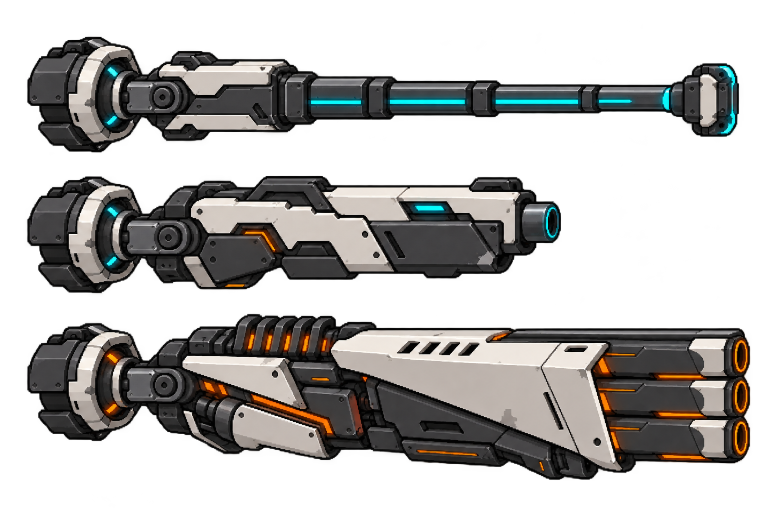
#> input picture art_sources/ai_drafts/weapons/weapon_base_unpainted_v1.png, 1536 x 1024 px (shown at 1/2 size)
$ python process_weapon_base.py
#> lines starting #> are read from the running program, lines starting #| are printed output that depends on the picture; after the words box and inside, x2 and y2 are one past the last pixel; in counts of white or black regions, pixels touching at a corner belong together
from __future__ import annotations

import hashlib
import json
from pathlib import Path

from PIL import Image, ImageDraw, ImageEnhance


ROOT = Path(__file__).resolve().parent
SOURCE = ROOT / "weapon_base_unpainted_v1.png"
OUTPUT = ROOT / "weapon_base_unpainted_v3"

# The generated source is a free-layout concept sheet, not a declared grid.
# Bounds were established by visual inspection and deliberately stop in the
# transparent gaps between weapons.
WEAPONS = (
    ("arm_lock_baton", (0, 0, 1536, 332), (48, 16), 1.55),
    ("service_pistol", (0, 332, 1536, 621), (40, 16), 1.0),
    ("scattergun", (0, 621, 1536, 1024), (48, 20), 1.0),
)


def alpha_bbox(image: Image.Image, threshold: int = 32) -> tuple[int, int, int, int]:
    alpha = image.getchannel("A").point(lambda value: 255 if value >= threshold else 0)
    bbox = alpha.getbbox()
    if bbox is None:
        raise RuntimeError("weapon row is empty")
    return bbox


def crop_subject(image: Image.Image, row: tuple[int, int, int, int]) -> tuple[Image.Image, tuple[int, int, int, int]]:
    strip = image.crop(row)
    local_bbox = alpha_bbox(strip)
    subject = strip.crop(local_bbox)
    source_bbox = (
        row[0] + local_bbox[0],
        row[1] + local_bbox[1],
        row[0] + local_bbox[2],
        row[1] + local_bbox[3],
    )
    return subject, source_bbox


def fit_pixel_sprite(
    subject: Image.Image, canvas_size: tuple[int, int], vertical_scale: float = 1.0
) -> Image.Image:
    canvas_width, canvas_height = canvas_size
    usable_width = canvas_width - 2
    usable_height = canvas_height - 2
    scale = min(usable_width / subject.width, usable_height / subject.height)
    target_size = (
        max(1, round(subject.width * scale)),
        max(1, round(subject.height * scale)),
    )
    # BOX preserves the dominant high-resolution color masses when reducing;
    # the result is then quantized and given a binary pixel-art alpha edge.
    reduced = subject.resize(target_size, Image.Resampling.BOX)
    if vertical_scale != 1.0:
        target_size = (
            target_size[0],
            min(usable_height, max(1, round(target_size[1] * vertical_scale))),
        )
        reduced = reduced.resize(target_size, Image.Resampling.NEAREST)
    reduced = ImageEnhance.Contrast(reduced).enhance(1.22)
    alpha = reduced.getchannel("A").point(lambda value: 255 if value >= 96 else 0)
    palette = reduced.convert("RGB").quantize(
        colors=16,
        method=Image.Quantize.MEDIANCUT,
        dither=Image.Dither.NONE,
    ).convert("RGBA")
    palette.putalpha(alpha)
    palette = add_dark_outline(palette)
    result = Image.new("RGBA", canvas_size, (0, 0, 0, 0))
    position = (
        (canvas_width - target_size[0]) // 2,
        (canvas_height - target_size[1]) // 2,
    )
    result.alpha_composite(palette, position)
    return result


def add_dark_outline(image: Image.Image) -> Image.Image:
    result = image.copy()
    source = image.load()
    target = result.load()
    width, height = image.size
    outline = (18, 21, 25, 255)
    for y in range(height):
        for x in range(width):
            if source[x, y][3] == 0:
                continue
            neighbors = ((x - 1, y), (x + 1, y), (x, y - 1), (x, y + 1))
            if any(
                nx < 0 or ny < 0 or nx >= width or ny >= height or source[nx, ny][3] == 0
                for nx, ny in neighbors
            ):
                target[x, y] = outline
    return result


def visible_colors(image: Image.Image) -> int:
    pixels = image.get_flattened_data() if hasattr(image, "get_flattened_data") else image.getdata()
    return len({pixel[:3] for pixel in pixels if pixel[3]})


def make_preview(sprites: list[tuple[str, Image.Image]]) -> Image.Image:
    scale = 8
    cell_width = 360
    cell_height = 152
    preview = Image.new("RGB", (cell_width, cell_height * len(sprites)), "#111820")
    draw = ImageDraw.Draw(preview)
    for index, (name, sprite) in enumerate(sprites):
        top = index * cell_height
        tile = 16
        for y in range(top, top + cell_height, tile):
            for x in range(0, cell_width, tile):
                fill = "#26333d" if ((x // tile) + ((y - top) // tile)) % 2 == 0 else "#1b252e"
                draw.rectangle((x, y, x + tile - 1, y + tile - 1), fill=fill)
        enlarged = sprite.resize((sprite.width * scale, sprite.height * scale), Image.Resampling.NEAREST)
        x = (cell_width - enlarged.width) // 2
        y = top + 10
        preview.paste(enlarged, (x, y), enlarged)
        draw.rectangle((x - 1, y - 1, x + enlarged.width, y + enlarged.height), outline="#536875")
        draw.text(
            (12, top + cell_height - 18),
            f"{name}  {sprite.width}x{sprite.height}  {visible_colors(sprite)} colors",
            fill="#d7e0e5",
        )
    return preview


def main() -> None:
    if OUTPUT.exists():
        raise FileExistsError(f"refusing to overwrite {OUTPUT}")
    OUTPUT.mkdir(parents=True)
    raw_dir = OUTPUT / "raw_crops"
    sprite_dir = OUTPUT / "sprites"
    raw_dir.mkdir()
    sprite_dir.mkdir()

    source = Image.open(SOURCE).convert("RGBA")
#> source is the input picture: PIL image 1536x1024 RGBA; mean R, G, B, A 60.2, 59.6, 57.2, 113.7
    sprites: list[tuple[str, Image.Image]] = []
    records = []
    for name, row, canvas_size, vertical_scale in WEAPONS:
        subject, source_bbox = crop_subject(source, row)
        subject.save(raw_dir / f"{name}.png")
        sprite = fit_pixel_sprite(subject, canvas_size, vertical_scale)
        sprite.save(sprite_dir / f"{name}.png", optimize=True)
        sprites.append((name, sprite))
        records.append(
            {
                "id": name,
                "source_bbox": source_bbox,
                "raw_size": list(subject.size),
                "canvas": list(canvas_size),
                "vertical_readability_scale": vertical_scale,
                "visible_bbox": list(alpha_bbox(sprite, 1)),
                "visible_colors": visible_colors(sprite),
                "transparent": sprite.getchannel("A").getextrema()[0] == 0,
            }
        )
#> this loop made 3 passes
#> (local_bbox in crop_subject, source_bbox) on passes 2 to 3: ((54, 19, 1122, 255), (54, 351, 1122, 587)), ((54, 6, 1501, 339), (54, 627, 1501, 960))
#> source_bbox on pass 1: (54, 73, 1478, 305)
#> pass 1, in alpha_bbox, `alpha = image.getchannel("A").point(lambda value: 255 if value >= thre..`:
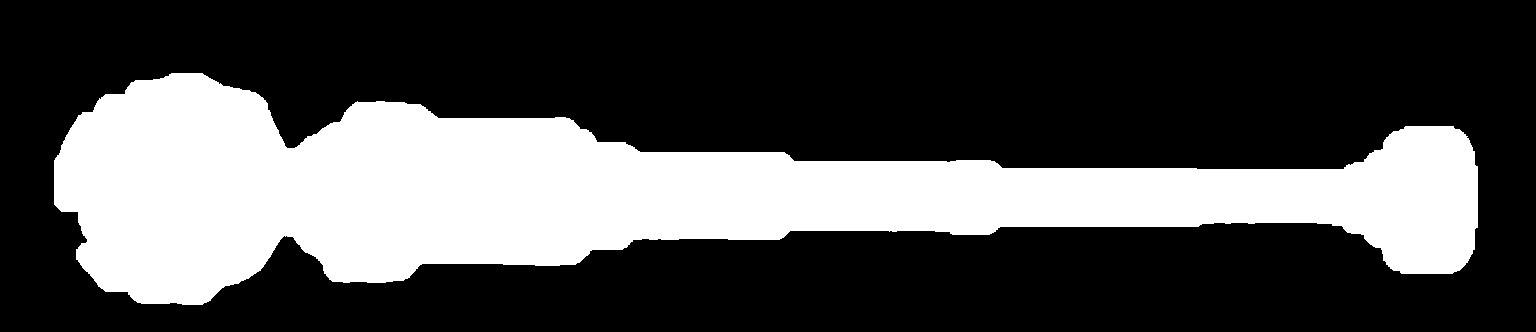
#> alpha: PIL image 1536x332 L; 30.9% white; 1 white region, box (x1, y1, x2, y2) and area: (54, 73, 1478, 305) 157664
#> pass 1, in crop_subject, `subject = strip.crop(local_bbox)`:
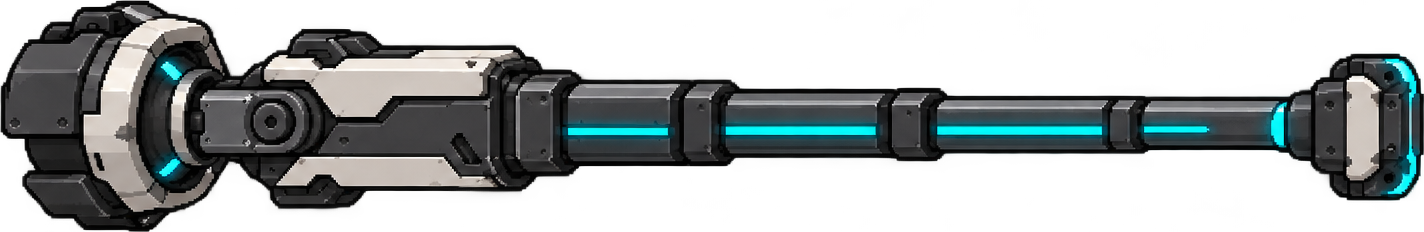
#> subject: PIL image 1424x232 RGBA; mean R, G, B, A 54.2, 61.9, 62.3, 119; transparent parts drawn white
#> after the loop:
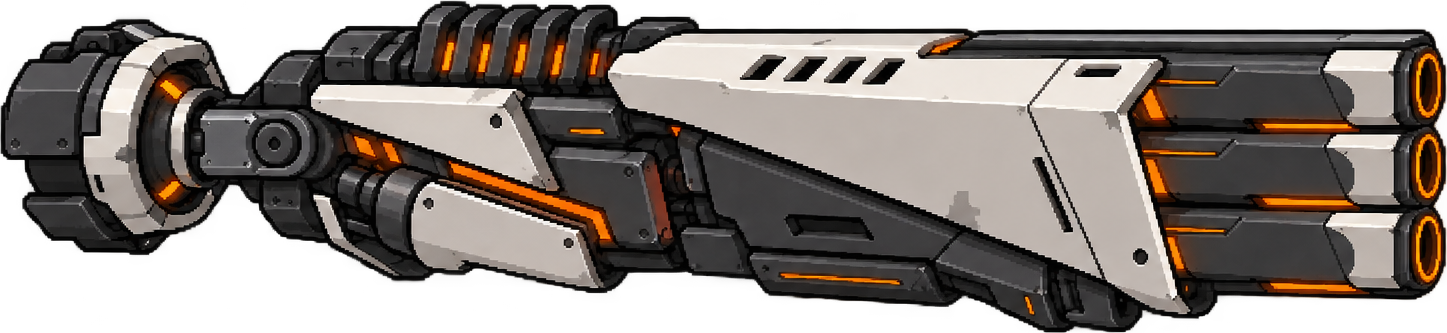
#> subject: PIL image 1447x333 RGBA; mean R, G, B, A 89.4, 81.5, 76, 188.9; transparent parts drawn white
#> after the loop, records = 3 items; sprites = 3 items

    preview = make_preview(sprites)
#> in make_preview, `preview = Image.new("RGB", (cell_width, cell_height * len(sprites)), "..`:
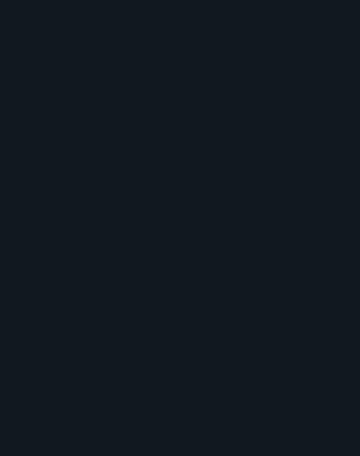
#> preview: PIL image 360x456 RGB; mean R, G, B 17, 24, 32
#> the loop in make_preview, `for index, (name, sprite) in enumerate(sprites):` made 3 passes
#> (name, top, x, y) on passes 1 to 3: ('arm_lock_baton', 0, -12, 10), ('service_pistol', 152, 20, 162), ('scattergun', 304, -12, 314)
#> pass 1, in make_preview, `enlarged = sprite.resize((sprite.width * scale, sprite.height * scale)..`:
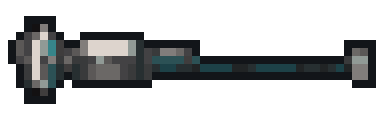
#> enlarged: PIL image 384x128 RGBA; mean R, G, B, A 18, 19.5, 20, 80; transparent parts drawn white
#> pass 3, in make_preview, `enlarged = sprite.resize((sprite.width * scale, sprite.height * scale)..`:
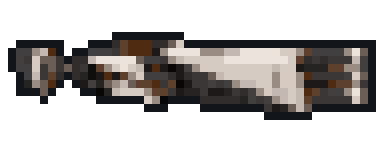
#> enlarged: PIL image 384x160 RGBA; mean R, G, B, A 37.4, 34.8, 33.3, 102.5; transparent parts drawn white
#> after the loop in make_preview, `for index, (name, sprite) in enumerate(sprites):`:
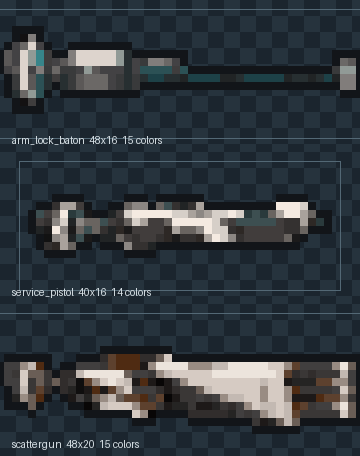
#> preview: PIL image 360x456 RGB; mean R, G, B 49.9, 57.1, 63
    preview.save(OUTPUT / "review_8x.png", optimize=True)
    manifest = {
        "source": str(SOURCE.relative_to(ROOT.parent.parent.parent.parent)),
        "source_sha256": hashlib.sha256(SOURCE.read_bytes()).hexdigest(),
        "mode": "manually-declared-row-crops",
        "palette_colors_before_outline": 16,
        "alpha_threshold": 96,
        "weapons": records,
    }
    (OUTPUT / "manifest.json").write_text(
        json.dumps(manifest, ensure_ascii=False, indent=2), encoding="utf-8"
    )


if __name__ == "__main__":
    main()
